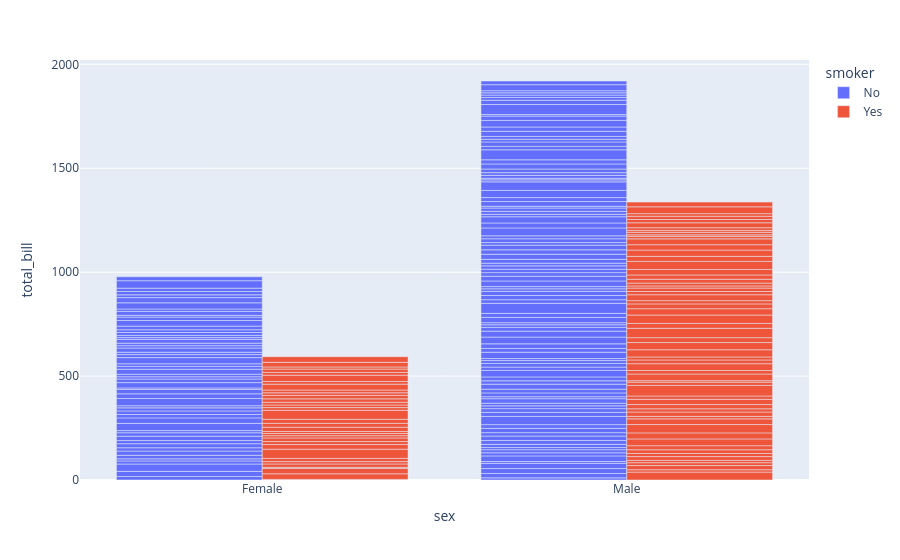

Source (notebook cell):
### Code cell
px.bar(df_tips, x = 'sex', y = 'total_bill', color = 'smoker', barmode = 'group')

### Figure 1 — Plotly figure (JSON) as saved in the notebook; plotly's stock layout.template omitted (floating-point values rounded to 4 significant figures; data arrays with more than 128 entries replaced by an {"elided": "..."} marker saying what was removed)
{"data": [{"alignmentgroup": "True", "hovertemplate": "smoker=No<br>sex=%{x}<br>total_bill=%{y}<extra></extra>", "legendgroup": "No", "marker": {"color": "#636efa", "pattern": {"shape": ""}}, "name": "No", "offsetgroup": "No", "orientation": "v", "showlegend": true, "textposition": "auto", "type": "bar", "x": {"elided": "151 str values"}, "xaxis": "x", "y": {"elided": "151 float values"}, "yaxis": "y"}, {"alignmentgroup": "True", "hovertemplate": "smoker=Yes<br>sex=%{x}<br>total_bill=%{y}<extra></extra>", "legendgroup": "Yes", "marker": {"color": "#EF553B", "pattern": {"shape": ""}}, "name": "Yes", "offsetgroup": "Yes", "orientation": "v", "showlegend": true, "textposition": "auto", "type": "bar", "x": ["Male", "Male", "Male", "Male", "Male", "Male", "Female", "Male", "Female", "Female", "Male", "Male", "Male", "Male", "Female", "Female", "Male", "Male", "Male", "Male", "Female", "Female", "Female", "Female", "Male", "Male", "Male", "Female", "Male", "Female", "Female", "Female", "Male", "Male", "Male", "Male", "Male", "Male", "Male", "Male", "Female", "Male", "Male", "Male", "Male", "Male", "Male", "Female", "Male", "Female", "Male", "Male", "Female", "Male", "Male", "Male", "Male", "Female", "Female", "Male", "Male", "Female", "Female", "Female", "Male", "Female", "Male", "Male", "Male", "Female", "Male", "Male", "Female", "Female", "Female", "Male", "Male", "Male", "Female", "Male", "Female", "Male", "Male", "Female", "Female", "Female", "Male", "Male", "Male", "Male", "Male", "Female", "Male"], "xaxis": "x", "y": [38.01, 11.24, 20.29, 13.81, 11.02, 18.29, 3.07, 15.01, 26.86, 25.28, 17.92, 19.44, 32.68, 28.97, 5.75, 16.32, 40.17, 27.28, 12.03, 21.01, 11.35, 15.38, 44.3, 22.42, 15.36, 20.49, 25.21, 14.31, 16.0, 17.51, 10.59, 10.63, 50.81, 15.81, 7.25, 31.85, 16.82, 32.9, 17.89, 14.48, 9.6, 34.63, 34.65, 23.33, 45.35, 23.17, 40.55, 20.9, 30.46, 18.15, 23.1, 15.69, 19.81, 28.44, 15.48, 16.58, 10.34, 43.11, 13.0, 13.51, 18.71, 12.74, 13.0, 16.4, 20.53, 16.47, 26.59, 38.73, 24.27, 12.76, 30.06, 25.89, 13.27, 28.17, 12.9, 28.15, 11.59, 7.74, 30.14, 12.16, 13.42, 8.58, 13.42, 16.27, 10.09, 22.12, 24.01, 15.69, 15.53, 12.6, 32.83, 27.18, 22.67], "yaxis": "y"}], "layout": {"barmode": "group", "legend": {"title": {"text": "smoker"}, "tracegroupgap": 0}, "margin": {"t": 60}, "xaxis": {"anchor": "y", "domain": [0, 1], "title": {"text": "sex"}}, "yaxis": {"anchor": "x", "domain": [0, 1], "title": {"text": "total_bill"}}}}
